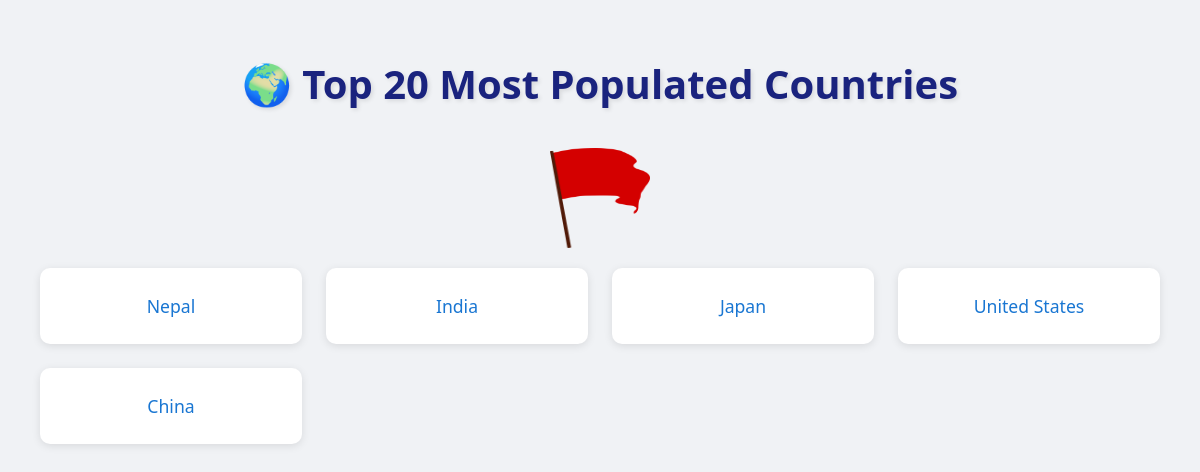
Before: / with the older database file.
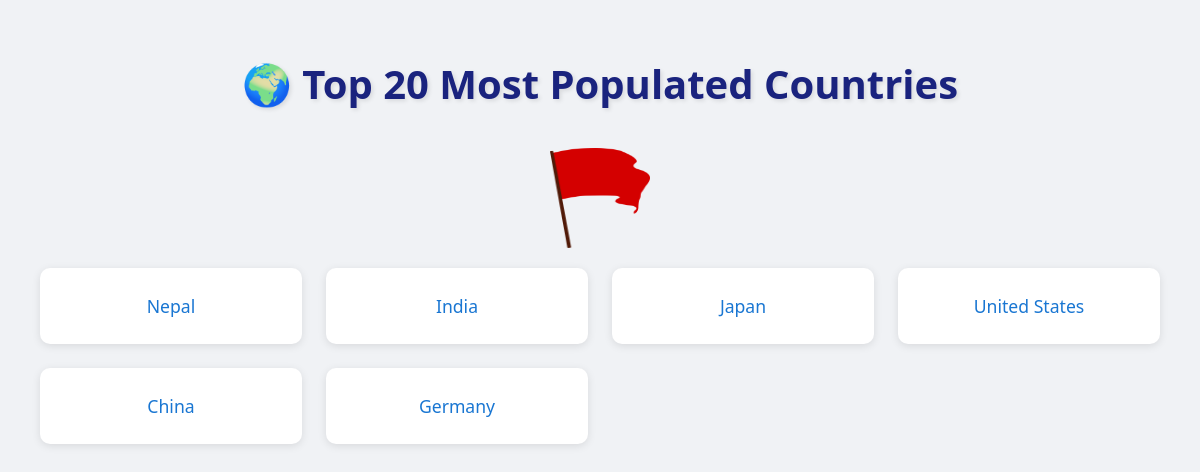
After: the same page with the newer database file.
### countrycapitalapp/models.py (models this page shows, shortened)
class Country(models.Model):
    name = models.CharField(max_length=150)
    capital = models.CharField(max_length=150)
    population = models.IntegerField()
    official_language = models.CharField(max_length=50)
    currency = models.CharField(max_length=50)

### countrycapitalapp/views.py (the view)
# urls.py: path('', views.home, name='home'),
def home(request):
    all_countries = Country.objects.all()
    countries = []
    for country in all_countries:
        countries.append(country.name)
    return render(request, 'countrycapitalapp/index.html', {
                      'countries': countries
                  })

### countrycapitalapp/templates/countrycapitalapp/index.html (shortened to what this page needs)
{% extends "countrycapitalapp/base.html" %}
{% load static %}
{% block mystyle %}
<link rel="stylesheet" href="{% static 'countrycapitalapp/css/home.css' %}">
{% endblock mystyle %}
{% block mybody %}
<div class="container">
    <h1>🌍 Top 20 Most Populated Countries</h1>
    <div class="image-container">
        <img src="{% static '/images/logo.png' %}" alt="World" class="world-logo" height="100" width="100">
    </div>
    <div class="country-grid">
        {% for country in countries %}
            <div class="country-card">
                <a href="{{ country }}">{{ country|capfirst }}</a>
            </div>
        {% endfor %}
    </div>
</div>
{% endblock mybody %}

Changed rows visible on the page:
added Country: countries "Germany"
